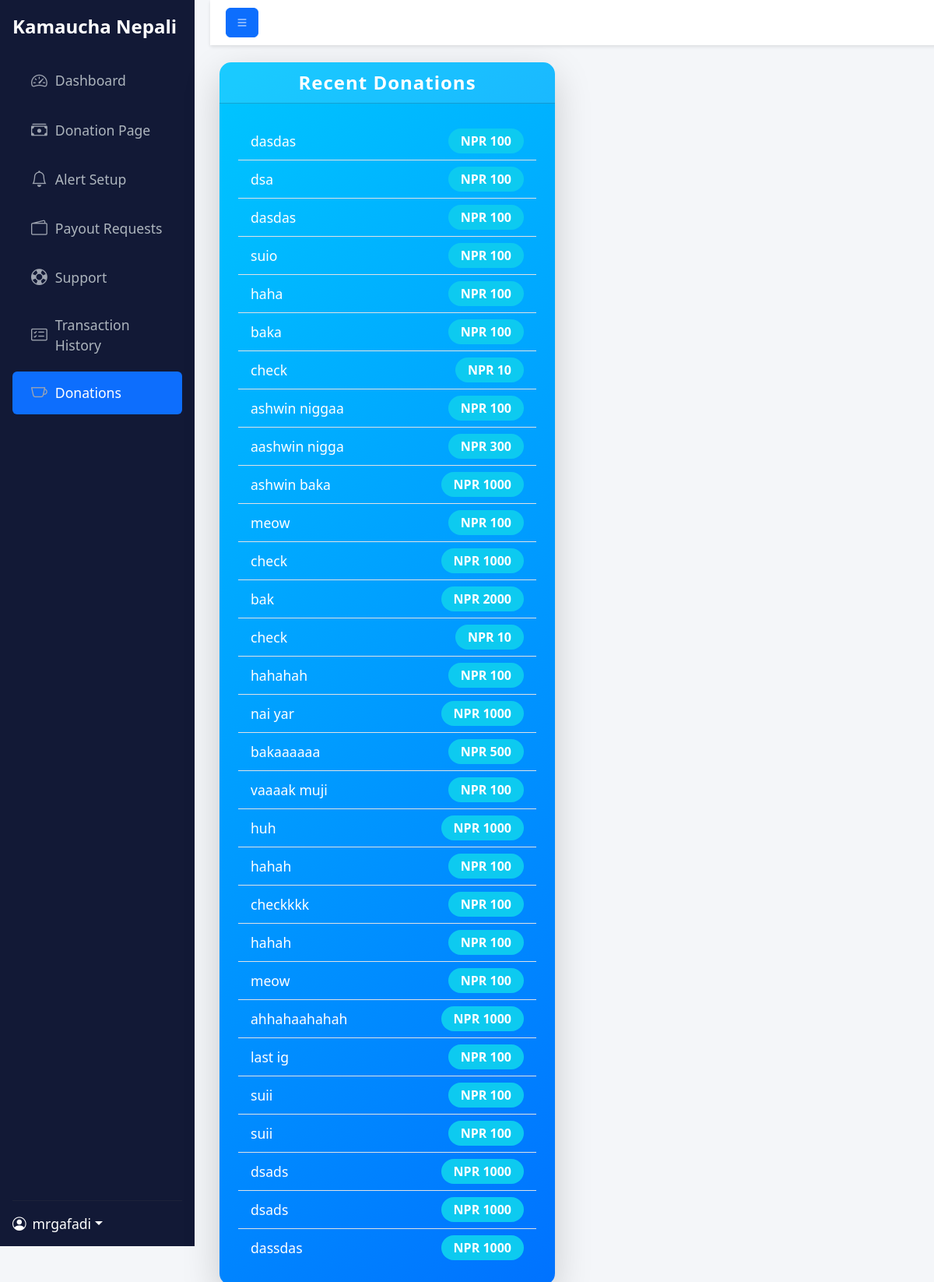
Page /dashboard/donations_page (signed in) on the earlier database version.
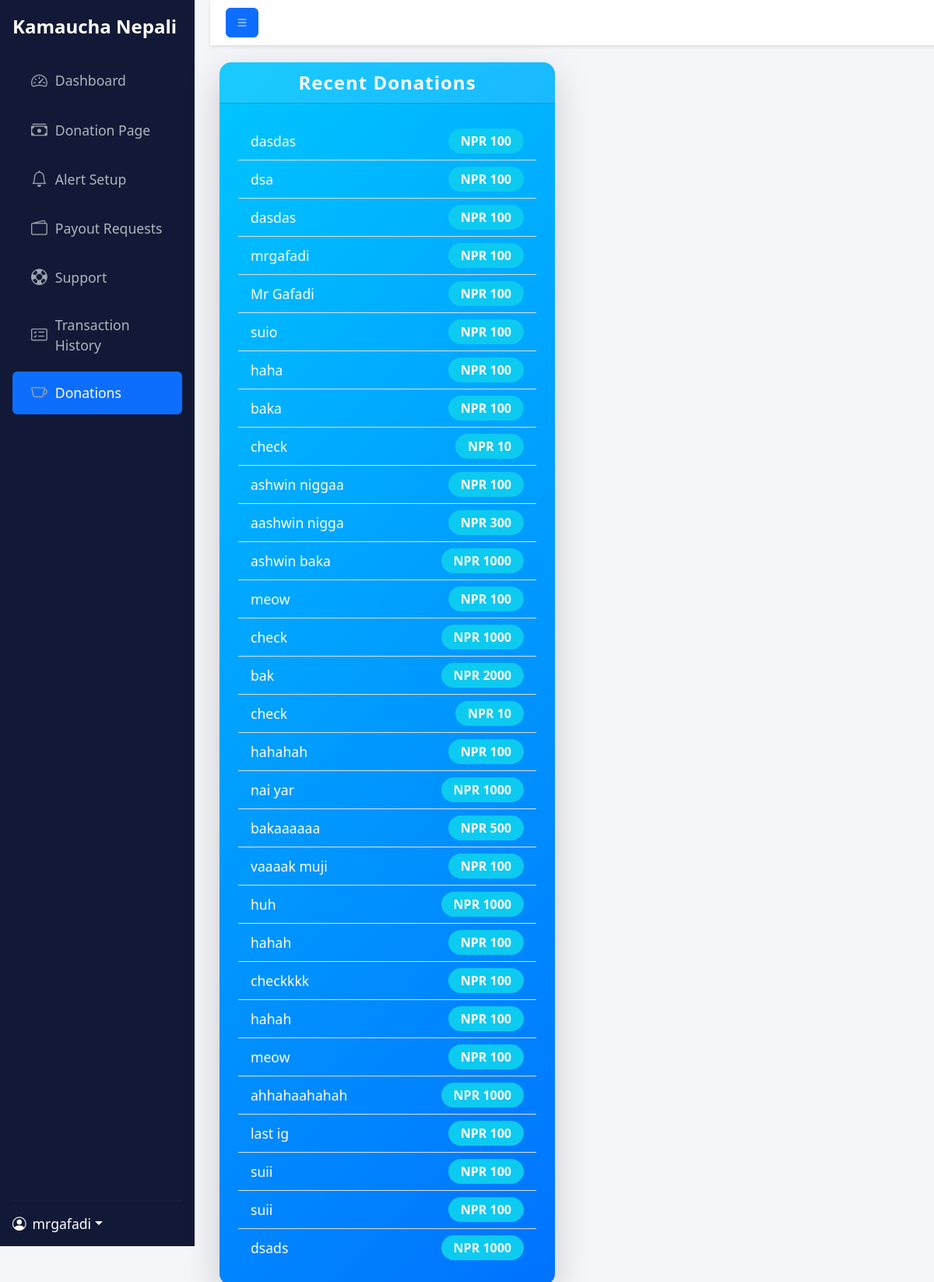
Same page on the later database version.
### home/models.py (models this page shows, shortened)
class Donation(models.Model):
    PENDING = 'Pending'
    Completed = 'Completed'
    Status_Choices = [
        (PENDING, 'Pending'),
        (Completed, 'Completed'),]
    username = models.ForeignKey(User, on_delete=models.CASCADE)
    donator_name = models.TextField(max_length=200)
    donation_amount = models.IntegerField()
    donation_date = models.DateField(auto_now_add=True)
    donation_message = models.TextField(default="")
    transaction_uuid = models.TextField(default="")
    donation_status = models.CharField(
        max_length=20,
        choices=Status_Choices,
        default=PENDING,
    )

### home/views.py (the view)
# urls.py: path("dashboard/donations_page",views.donations_page,name="donations_page"),
def donations_page(request):
    if request.user.is_authenticated:
        recent_donations = Donation.objects.filter(username=request.user).order_by('-donation_date')[:30]
        return render(request,"home/donations.html",{"recent_donations":recent_donations})
    return redirect("/login/")

### home/templates/home/donations.html (shortened to what the changed rows need)
<!DOCTYPE html>
<html lang="en">
<head>
    <link href="https://cdn.jsdelivr.net/npm/bootstrap@5.3.0/dist/css/bootstrap.min.css" rel="stylesheet">
    <link href="https://cdn.jsdelivr.net/npm/bootstrap-icons@1.10.5/font/bootstrap-icons.css" rel="stylesheet">
</head>
<body>
<div class="content flex-grow-1">
    <div class="container main-content">
        <div class="row">
            <div class="col-md-6">
                <div class="card h-100 shadow-lg border-0" style="border-radius: 15px; background: linear-gradient(135deg, #00c6ff, #0072ff); color: white;">
                    <div class="card-body p-4">
                        <ul class="list-group list-group-flush">
                            {% for donation in recent_donations %}
                                <li class="list-group-item d-flex justify-content-between align-items-center bg-transparent" style="color: white; font-size: 1.1rem;">
                                    {{ donation.donator_name }}
                                    <span class="badge bg-info rounded-pill">NPR {{ donation.donation_amount }}</span>
                                </li>
                            {% empty %}
                                <li class="list-group-item d-flex justify-content-between align-items-center bg-transparent" style="color: white; font-size: 1.1rem;">
                                    No recent donations.
                                </li>
                            {% endfor %}
                        </ul>
                    </div>
                </div>
            </div>
        </div>
    </div>
</div>
</body>
</html>

Differences in the rows shown:
no longer on this page (row unchanged): Donation: donator_name "dsads", donation_amount "1000"
no longer on this page (row unchanged): Donation: donator_name "dassdas", donation_amount "1000"
added Donation: donator_name "mrgafadi", donation_amount "100"
added Donation: donator_name "Mr Gafadi", donation_amount "100"
